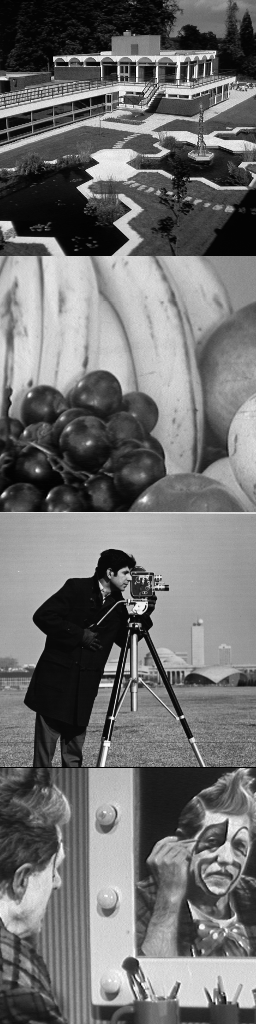
#> input picture asset/FourTrainingImages.Bmp, 256 x 1024 px
$ python rd_compare.py ../asset/FourTrainingImages.Bmp
#> lines starting #> are read from the running program, lines starting #| are printed output that depends on the picture
#!/usr/bin/env python3
"""
rd_compare.py

Mimic VcDemo behavior (DCT module with Huffman entropy coding and JPEG) to
produce curves MSE (x-axis) vs Bitrate (y-axis) for DCT-only and JPEG.

Usage:
    python rd_compare.py path/to/image.bmp

Outputs in ./output_vcdemo/
 - dct_mse_vs_bpp.png   (MSE on x, bpp on y for DCT-only)
 - jpeg_mse_vs_bpp.png  (MSE on x, bpp on y for JPEG)
 - rd_mse_vs_bpp_both.png (both curves on same figure)
 - dct_points.csv, jpeg_points.csv
 - reconstructed images and intermediate files

Dependencies:
    pip install numpy pillow scipy matplotlib
"""
import os, sys, math, csv
import numpy as np
from PIL import Image
from scipy.fftpack import dct, idct
import matplotlib.pyplot as plt
from collections import Counter, defaultdict
import heapq

# ---------- CONFIG ----------
TARGET_BPPS = [0.25, 0.5, 1.0, 2.0, 4.0]   # required set of target bitrates
TOL_REL = 0.035   # 3.5% relative tolerance for bpp matching
BLOCK = 8
OUTDIR = "output_fixed"
MIN_JPEG_Q = 1
MAX_JPEG_Q = 95

# Standard JPEG luminance quant matrix (Q50 baseline)
Q50 = np.array([
 [16,11,10,16,24,40,51,61],
 [12,12,14,19,26,58,60,55],
 [14,13,16,24,40,57,69,56],
 [14,17,22,29,51,87,80,62],
 [18,22,37,56,68,109,103,77],
 [24,35,55,64,81,104,113,92],
 [49,64,78,87,103,121,120,101],
 [72,92,95,98,112,100,103,99]
], dtype=np.float32)

# ---------- UTILITIES ----------
def ensure_outdir():
    os.makedirs(OUTDIR, exist_ok=True)

def load_gray(path):
    im = Image.open(path).convert('L')
    arr = np.array(im).astype(np.float32)
    return arr, im.size

def mse(a,b):
    return float(np.mean((a - b)**2))

def zigzag_indices(n=8):
    # returns list of (r,c) in zigzag order for n x n
#> called with n = 8
    idx = []
    for s in range(2*n-1):
        if s % 2 == 0:
            rstart = min(s, n-1)
            for r in range(rstart, -1, -1):
                c = s - r
                if c < n:
                    idx.append((r,c))
        else:
            cstart = min(s, n-1)
            for c in range(cstart, -1, -1):
                r = s - c
                if r < n:
                    idx.append((r,c))
    return idx

ZIGZAG = zigzag_indices(BLOCK)

def dct2(block):
    return dct(dct(block.T, norm='ortho').T, norm='ortho')

def idct2(block):
    return idct(idct(block.T, norm='ortho').T, norm='ortho')

def quantize_blocks(img, scale, qmatrix=Q50):
    h,w = img.shape
    qmat = qmatrix * scale
    coeffs = np.zeros_like(img, dtype=np.int16)
    for r in range(0,h,BLOCK):
        for c in range(0,w,BLOCK):
            block = img[r:r+BLOCK, c:c+BLOCK]
            bh,bw = block.shape
            pad = np.zeros((BLOCK,BLOCK), dtype=np.float32)
            pad[:bh,:bw]=block
            B = dct2(pad - 128.0)
            Qb = np.round(B / qmat).astype(np.int16)
            coeffs[r:r+bh, c:c+bw] = Qb[:bh,:bw]
    return coeffs

def reconstruct_from_coeffs(coeffs, scale, qmatrix=Q50, orig_shape=None):
    qmat = qmatrix * scale
    h,w = orig_shape
    recon = np.zeros((h,w), dtype=np.float32)
    for r in range(0,h,BLOCK):
        for c in range(0,w,BLOCK):
            block_q = coeffs[r:r+BLOCK, c:c+BLOCK].astype(np.float32)
            bh,bw = block_q.shape
            pad = np.zeros((BLOCK,BLOCK), dtype=np.float32)
            pad[:bh,:bw]=block_q
            Bhat = pad * qmat
            block = idct2(Bhat) + 128.0
            recon[r:r+bh, c:c+bw] = block[:bh,:bw]
    return recon

# ---------- RLE + Huffman simulation (to approximate VLC/Huffman in VcDemo) ----------
def block_to_zigzag_list(coeffs_block):
    # produce 1D zigzag list for a BLOCKxBLOCK block
    out = []
    for (r,c) in ZIGZAG:
        out.append(int(coeffs_block[r,c]))
    return out

def image_coeffs_to_rle_symbols(coeffs):
    # produce stream of symbols as pairs for RLE of zeros in AC stream, and DC separately
    h,w = coeffs.shape
    symbols = []
    # process block by block in natural order
    for r in range(0,h,BLOCK):
        for c in range(0,w,BLOCK):
            block = coeffs[r:r+BLOCK, c:c+BLOCK]
            # DC is first zigzag coefficient
            zz = block_to_zigzag_list(block)
            dc = zz[0]
            symbols.append(('DC', dc))
            # AC: perform RLE: count zeros between non-zero values, encode as (run, value) pairs, and a special EOB
            run = 0
            for val in zz[1:]:
                if val == 0:
                    run += 1
                else:
                    symbols.append(('AC', run, int(val)))
                    run = 0
            if run > 0:
                symbols.append(('EOB', 0))  # mark end-of-block
    return symbols

# Simple Huffman: compute symbol frequencies then assign code lengths using heap
def huffman_code_lengths(freqs):
    # freqs: dict symbol->count
    # return dict symbol->codelen (in bits)
    # For Huffman, code lengths correspond to tree depths; implement standard greedy algorithm
    heap = []
    for sym,count in freqs.items():
        heapq.heappush(heap, (count, [sym]))
    if len(heap) == 0:
        return {}
    # combine until one remains
    while len(heap) > 1:
        c1, syms1 = heapq.heappop(heap)
        c2, syms2 = heapq.heappop(heap)
        for s in syms1: freqs[s] = freqs.get(s,0)  # ensure key exists
        for s in syms2: freqs[s] = freqs.get(s,0)
        heapq.heappush(heap, (c1+c2, syms1+syms2))
    # Now traverse original frequencies to approximate code lengths:
    # A simple method: sort symbols by freq descending and assign lengths by Shannon-Fano approx:
    items = sorted(freqs.items(), key=lambda x: -x[1])
    # Avoid zero division: map rank->length via log2(total / freq)
    total = sum([v for k,v in freqs.items()])
    lengths = {}
    for sym,count in items:
        if count == 0:
            lengths[sym] = max(1, math.ceil(math.log2(len(items))))
        else:
            l = max(1, math.ceil(-math.log2(count/total)))
            lengths[sym] = l
    return lengths

def compute_bits_via_huffman(symbols):
    # symbols: list of symbol tokens (tuples). Build frequency map and compute theoretical Shannon/huffman bits
    freqs = Counter(symbols)
    lengths = huffman_code_lengths(dict(freqs))
    bits = 0
    for sym,count in freqs.items():
        bits += lengths[sym] * count
    return bits

# ---------- JPEG helpers ----------
def save_jpeg_quality(pil_img, path, quality):
    pil_img.save(path, format='JPEG', quality=int(quality), optimize=True)

def find_jpeg_quality_for_bpp(pil_img, pixels, target_bpp, tol=TOL_REL):
    # binary search quality; keep best found
    import tempfile, os, shutil
    tmpdir = tempfile.mkdtemp()
    best = None
    lo,hi = MIN_JPEG_Q, MAX_JPEG_Q
    for _ in range(12):
        mid = (lo + hi)//2
        pth = os.path.join(tmpdir, f"q{mid}.jpg")
        save_jpeg_quality(pil_img, pth, mid)
        fsz = os.path.getsize(pth)
        bpp = (fsz*8)/pixels
        if best is None or abs(bpp-target_bpp) < abs(best[1]-target_bpp):
            best = (mid, bpp, pth)
        # if size too big -> lower quality (reduce quality number)
        if bpp > target_bpp:
            # make compression stronger -> decrease quality => hi -> mid-1
            hi = mid-1
        else:
            lo = mid+1
        if abs(bpp-target_bpp)/target_bpp <= tol:
            break
    return best

# ---------- MAIN processing ----------
def process(path, target_bpps=TARGET_BPPS):
#> called with path = '../asset/FourTrainingImages.Bmp'
    arr, size = load_gray(path)
#> in load_gray, im is the input picture: PIL image 256x1024 L; min 0, max 255, mean 111.6
#> size = (256, 1024)
    h,w = arr.shape
#> h = 1024; w = 256
    pixels = h*w
#> pixels = 262144
    pil = Image.fromarray(arr.astype(np.uint8), mode='L')
    ensure_outdir()

    jpeg_points = []
    dct_points = []

    for target in target_bpps:
        print(f"Target {target:.3f} bpp ...")

        # JPEG
        jbest = find_jpeg_quality_for_bpp(pil, pixels, target)
        if jbest is None:
            print(" JPEG: no candidate")
        else:
            q, bpp_j, pth = jbest
#> q = 7; bpp_j = 0.245
            dec = np.array(Image.open(pth).convert('L')).astype(np.float32)
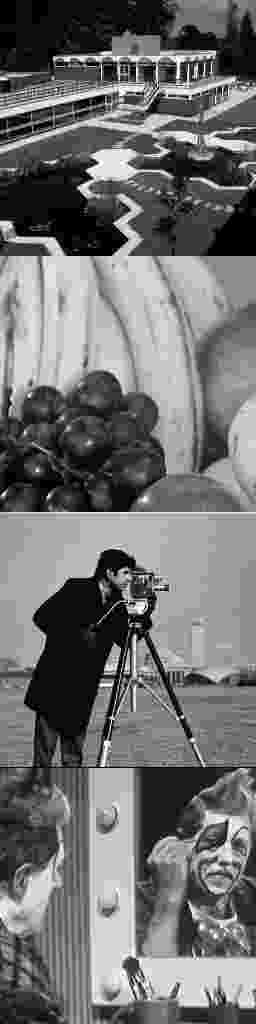
#> dec: shape (1024, 256) float32; min 0, max 255, mean 111.8
            M = mse(arr, dec)
#> M = 183.7
            jpeg_points.append((bpp_j, M, q, pth))
            outp = os.path.join(OUTDIR, f"jpeg_q{q}_bpp{bpp_j:.4f}.jpg")
            try: os.replace(pth, outp)
            except: import shutil; shutil.copy(pth,outp)
            print(f" JPEG q={q} -> bpp={bpp_j:.4f}, MSE={M:.4f}")
#|  JPEG q=7 -> bpp=0.2454, MSE=183.7413

        # DCT-only: search scale so that Huffman-coded bits approximate target bpp
        slo,shi = 0.2, 10.0
        best = None
        for _ in range(25):
            mid = (slo+shi)/2.0
            coeffs = quantize_blocks(arr, mid)
            symbols = image_coeffs_to_rle_symbols(coeffs)
            bits = compute_bits_via_huffman(tuple(symbols))
            bpp_d = bits / pixels
            recon = reconstruct_from_coeffs(coeffs, mid, Q50, arr.shape)
            M_d = mse(arr, recon)
            if best is None or abs(bpp_d-target) < abs(best[1]-target):
                best = (mid, bpp_d, M_d, recon, bits)
            # if current bpp greater than target, make quant coarser => increase scale
            if bpp_d > target:
                slo = mid
            else:
                shi = mid
            if abs(bpp_d-target)/target <= TOL_REL:
                break
#> this loop made 6 passes
#> (bits, bpp_d, M_d) on passes 1 to 6: (109018, 0.416, 147.3), (86381, 0.33, 203.3), (72999, 0.278, 230.5), (70080, 0.267, 243.7), (68523, 0.261, 249.4), (67736, 0.258, 252.6)
#> pass 1, in process, `coeffs = quantize_blocks(arr, mid)`:
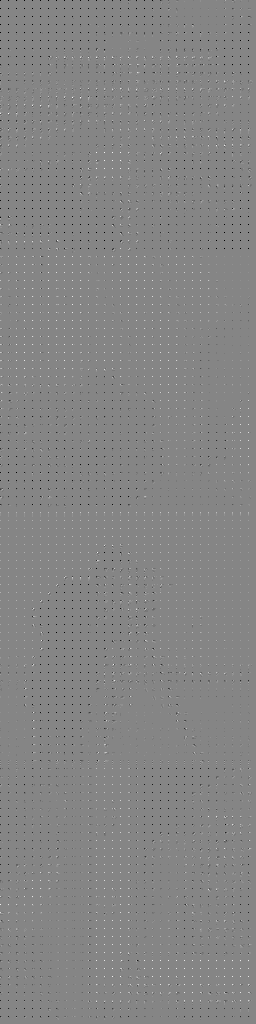
#> coeffs: shape (1024, 256) int16; min -12, max 11, mean -0.0237; drawn with min black and max white
#> pass 1, in process, `recon = reconstruct_from_coeffs(coeffs, mid, Q50, arr.shape)`:
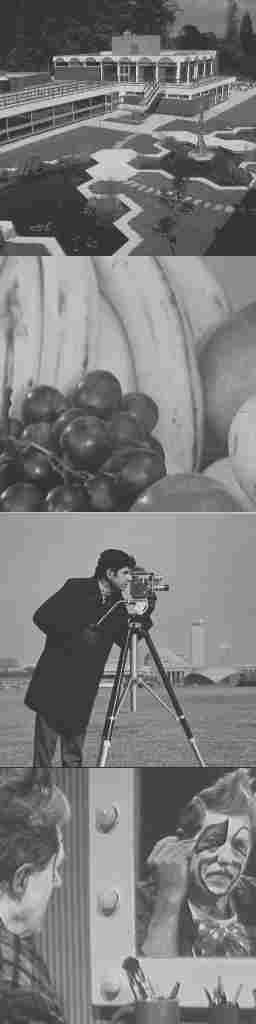
#> recon: shape (1024, 256) float32; min -77.07, max 313.5, mean 111.7; drawn with min black and max white
#> after the loop, best = 5 items
        if best is not None:
            scale, bpp_d, M_d, recon_best, bits_used = best
#> scale = 9.85; bits_used = 67736
            # write recon image
            recon_path = os.path.join(OUTDIR, f"dct_s{scale:.4f}_bpp{bpp_d:.4f}.png")
            Image.fromarray(np.clip(np.round(recon_best),0,255).astype(np.uint8)).save(recon_path)
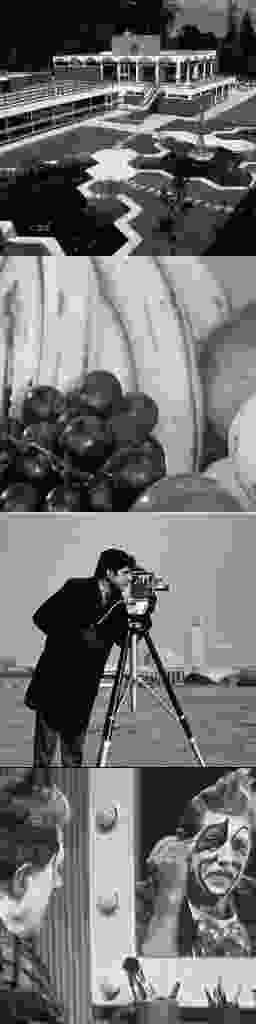
#> saved as dct_s9.8469_bpp0.2584.png: PIL image 256x1024 L; min 0, max 255, mean 111.8
            dct_points.append((bpp_d, M_d, scale, bits_used, recon_path))
            print(f" DCT scale={scale:.4f} -> bpp={bpp_d:.4f}, MSE={M_d:.4f}")
#|  DCT scale=9.8469 -> bpp=0.2584, MSE=252.5907

    # Save CSVs and plots (MSE on X axis, bitrate on Y axis)
    with open(os.path.join(OUTDIR,"jpeg_points.csv"),"w",newline="") as f:
        w = csv.writer(f); w.writerow(['bpp','MSE','quality','path'])
        for bpp,M,q,p in jpeg_points: w.writerow([bpp,M,q,p])
#> this loop made 5 passes
#> (bpp, M, q) on passes 1 to 5: (0.245, 183.7, 7), (0.496, 90.74, 18), (1.01, 36.87, 54), (2.04, 9.73, 87), (3.31, 2.82, 95)
    with open(os.path.join(OUTDIR,"dct_points.csv"),"w",newline="") as f:
        w = csv.writer(f); w.writerow(['bpp','MSE','scale','bits','recon'])
        for bpp,M,scale,bits,p in dct_points: w.writerow([bpp,M,scale,bits,p])
#> this loop made 5 passes
#> (bpp, M, scale, bits, p) on passes 1 to 5: (0.258, 252.6, 9.85, 67736, 'output_fixed/dct_s9.8469_bpp0.2584.png'), (0.488, 119.3, 3.88, 127836, 'output_fixed/dct_s3.8750_bpp0.4877.png'), (1.03, 44.41, 1.12, 269057, 'output_fixed/dct_s1.1187_bpp1.0264.png'), (1.96, 13.95, 0.353, 513213, 'output_fixed/dct_s0.3531_bpp1.9578.png'), (2.61, 6.96, 0.2, 683152, 'output_fixed/dct_s0.2000_bpp2.6060.png')

    # DCT plot
    if dct_points:
        xs = [p[1] for p in dct_points]   # MSE
#> xs = [252.6, 119.3, 44.41, 13.95, 6.96]
        ys = [p[0] for p in dct_points]   # bpp
#> ys = [0.258, 0.488, 1.03, 1.96, 2.61]
        plt.figure(); plt.plot(xs, ys, '-o'); plt.xlabel('MSE'); plt.ylabel('Bit rate (bpp)')
        plt.title('DCT-only (with RLE+Huffman sim) - MSE (x) vs Bitrate (y)'); plt.grid(True)
        plt.savefig(os.path.join(OUTDIR,'dct_mse_vs_bpp.png'), dpi=200)
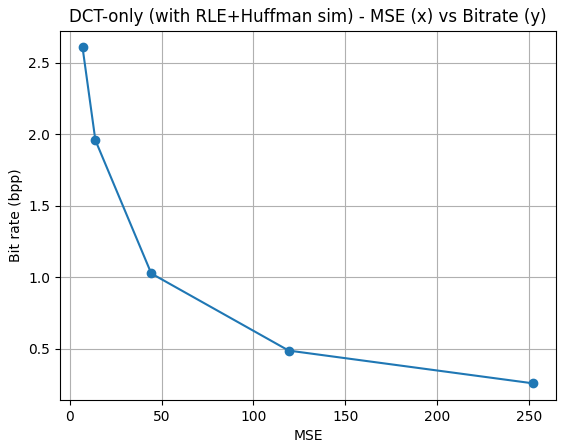
#> figure drawn by matplotlib, 1 panel
        print("Saved dct_mse_vs_bpp.png")

    # JPEG plot
    if jpeg_points:
        xs = [p[1] for p in jpeg_points]
#> xs = [183.7, 90.74, 36.87, 9.73, 2.82]
        ys = [p[0] for p in jpeg_points]
#> ys = [0.245, 0.496, 1.01, 2.04, 3.31]
        plt.figure(); plt.plot(xs, ys, '-s'); plt.xlabel('MSE'); plt.ylabel('Bit rate (bpp)')
        plt.title('JPEG - MSE (x) vs Bitrate (y)'); plt.grid(True)
        plt.savefig(os.path.join(OUTDIR,'jpeg_mse_vs_bpp.png'), dpi=200)
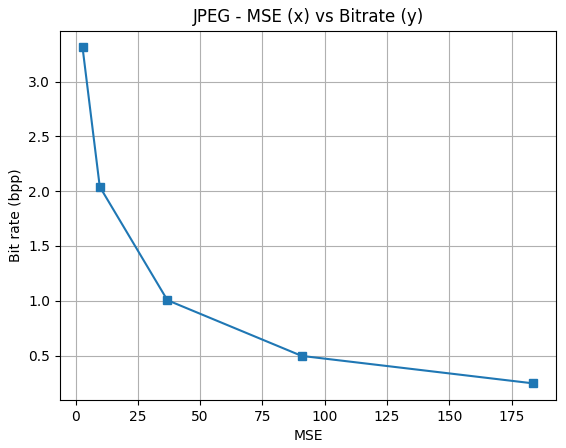
#> figure drawn by matplotlib, 1 panel
        print("Saved jpeg_mse_vs_bpp.png")

    # both on same figure
    plt.figure(figsize=(8,5))
    if dct_points:
        plt.plot([p[1] for p in dct_points], [p[0] for p in dct_points], '-o', label='DCT-only (Huffman sim)')
    if jpeg_points:
        plt.plot([p[1] for p in jpeg_points], [p[0] for p in jpeg_points], '-s', label='JPEG')
    plt.xlabel('MSE'); plt.ylabel('Bit rate (bpp)')
    plt.title('MSE (x) vs Bitrate (y) - DCT vs JPEG'); plt.grid(True); plt.legend()
    plt.savefig(os.path.join(OUTDIR,'rd_mse_vs_bpp_both.png'), dpi=200)
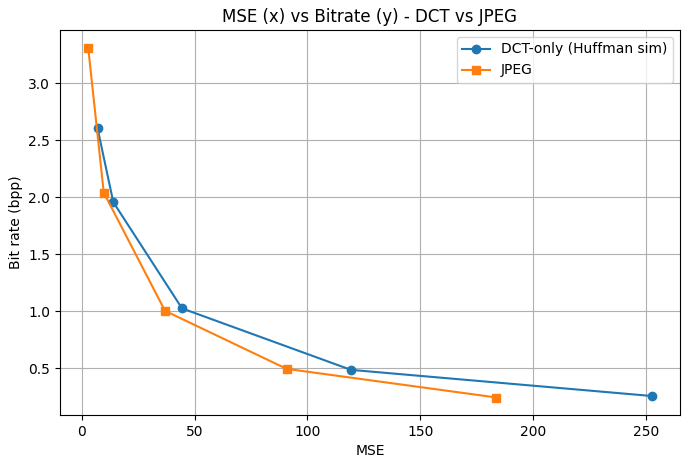
#> figure drawn by matplotlib, 1 panel
    print("Saved rd_mse_vs_bpp_both.png")

    print("Done. Check", OUTDIR)

if __name__ == "__main__":
    if len(sys.argv) < 2:
        print("Usage: python rd_compare.py path/to/image")
        sys.exit(1)
    imgpath = sys.argv[1]
    if not os.path.exists(imgpath):
        print("Image not found:", imgpath); sys.exit(1)
    process(imgpath, TARGET_BPPS)
